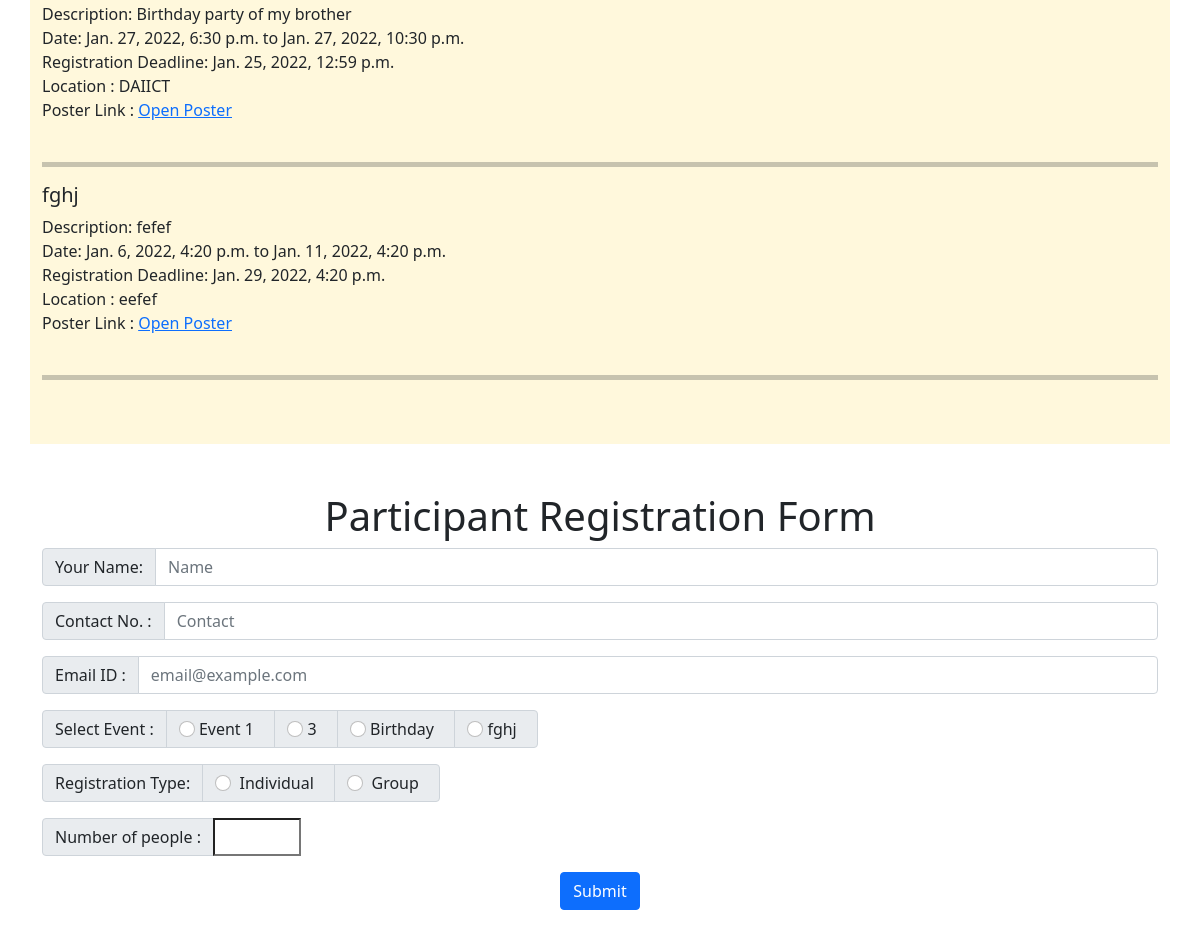
Page /participantReg (lower part) on the earlier database version.
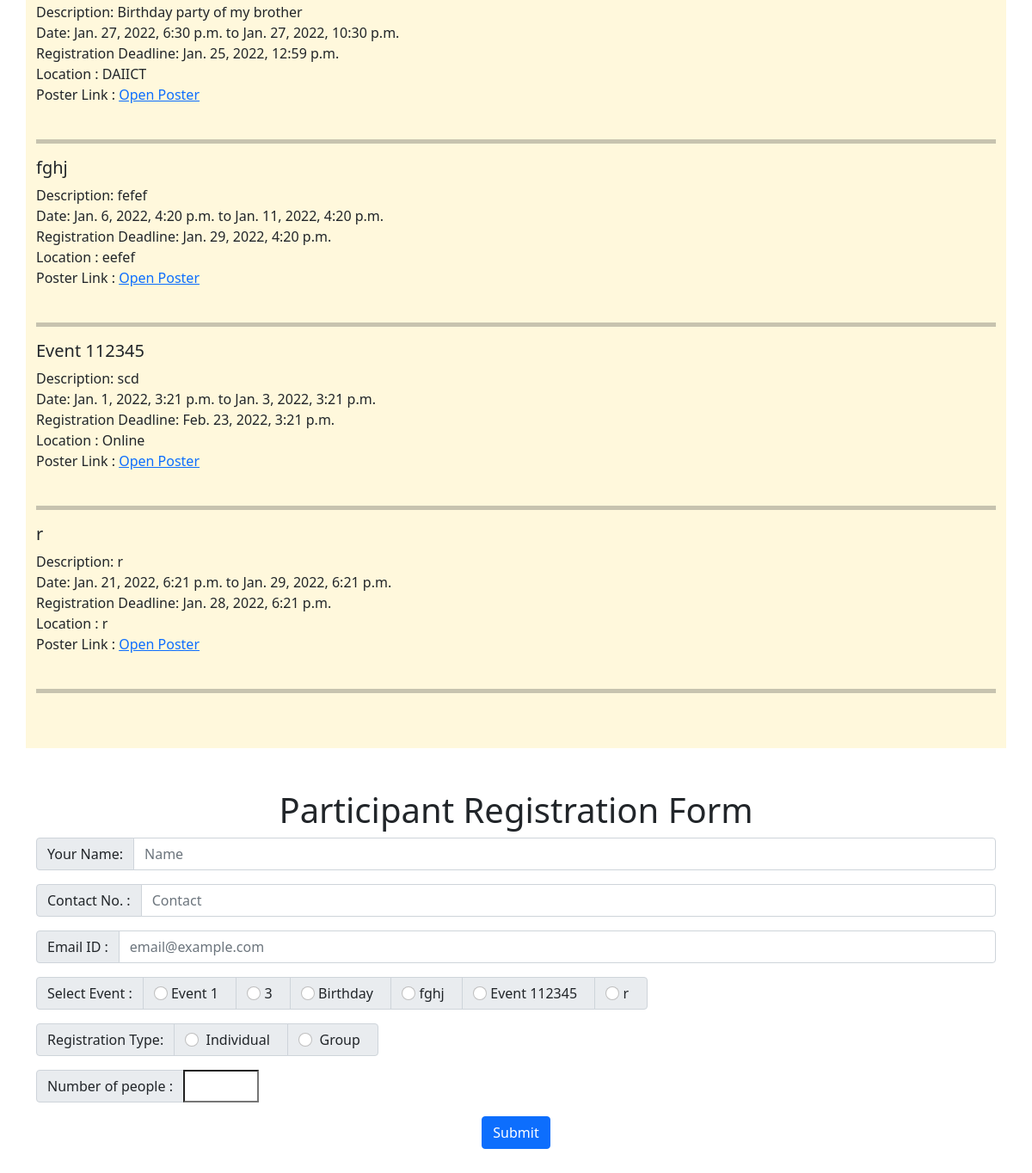
Same page on the later database version.
### Event_App/models.py (models this page shows, shortened)
class EventReg(models.Model):
    event_name = models.CharField(max_length=30)
    description = models.TextField()
    location= models.CharField(max_length=30)
    poster_link = models.URLField(default='NULL')
    date_from= models.DateTimeField()
    date_to= models.DateTimeField()
    registration_deadline = models.DateTimeField()
    host_email= models.CharField(max_length=20)
    host_password= models.CharField(max_length=20)

### Event_App/views.py (the view, shortened to what this page needs)
# urls.py: path('participantReg', views.participantReg , name='participantReg'),
def participantReg(request):
    if request.method == 'GET':
        date_time = datetime.datetime.now()
        info = {
            'date_time' : date_time,
            'event_info' : EventReg.objects.all()
        }
        return render(request, 'participantReg.html', info)

### templates/participantReg.html (shortened to what this page needs)
{% extends 'base.html' %}
{% block body %}
<div class="container py-5" style="background-color:Cornsilk;">
    {% for event in event_info %}
    {% if date_time.date < event.registration_deadline.date %} <br>
        <hr style="height:5px">
        <h5 class='event_info' >
            {{ event.event_name }}
        </h5>
        <div class='event_info' >
            Description: {{ event.description }}
        </div>
        <div class='event_info' >Date: {{ event.date_from }} to {{ event.date_to }}</div>
        <div class='event_info' >Registration Deadline: {{ event.registration_deadline }}</div>
        <div class='event_info' >Location : {{ event.location }}</div>
        <div class='event_info'  type="url">Poster Link : <a href={{event.poster_link}}> Open Poster </a></div>
            {% endif %}
            {% endfor %}
            <br>
            <hr style="height:5px">
    </div>
<div class="container py-5">
    <h1 class="text-center">Participant Registration Form</h1>
    <form method="post" action="/participantReg">
        <div class="input-group mb-3">
            <span class="input-group-text" id="basic-addon1">Your Name:</span>
            <input name="participant_name" id="participant_name" type="text" class="form-control" placeholder="Name"
                required>
        </div>
        <div class="input-group mb-3">
            <span class="input-group-text" id="basic-addon1">Contact No. :</span>
            <input name="participant_contact" id="participant_contact" type="text" class="form-control"
                placeholder="Contact" pattern="[1-9]{1}[0-9]{9}" required>
        </div>
        <div class="input-group mb-3">
            <span class="input-group-text" id="basic-addon1">Email ID : </span>
            <input name="participant_email" id="participant_email" type="email" class="form-control"
                placeholder="email@example.com" required>
            </div>
        <div class="input-group mb-3">
            <span class="input-group-text" id="basic-addon1">Select Event :</span>
                {% for event in event_info %}
                {% if date_time.date < event.registration_deadline.date %} <div class="input-group-text">
                    <input class="form-check-input mt-0" type="radio" id="{{ event.event_name }}" name="select_event"
                        value="{{event.id}}" required>
                    <label>&nbsp{{ event.event_name }} &nbsp</label>
                    </div>
                        {% endif %}
                        {% endfor %}
        </div>
        <div class="input-group mb-3">
            <span class="input-group-text" id="basic-addon1">Registration Type:</span>
            <div class="input-group-text">
                <input class="form-check-input mt-0" type="radio" name="registration_type" id="individual" value="individual"
                    onchange="group_or_not(value)" required>
                <label>&nbsp Individual &nbsp</label>
            </div>
            <div class="input-group-text">
                <input class="form-check-input mt-0" type="radio" name="registration_type" id="group" value="group"
                onchange="group_or_not(value)" required>
                <label>&nbsp Group &nbsp</label>
            </div>
        </div>
        <div class="input-group mb-3" id="gr">
            <span class="input-group-text" id="basic-addon1" for="num_of_people">Number of people :</span>
            <input type="number" min="1" max="20" id="num_of_people" name="num_of_people">
        </div>
        <center><button  class="btn btn-primary mb-5" type="submit">Submit</button></center>
    </form>
</div>
{% endblock body %}

### templates/base.html (shortened to what this page needs)
<!doctype html>
<html lang="en">
  <head>
    <link href="https://cdn.jsdelivr.net/npm/bootstrap@5.1.3/dist/css/bootstrap.min.css" rel="stylesheet">
  </head>
  <body>
      {% block body %}{% endblock body %}
  </body>
</html>

Differences in the rows shown:
added EventReg: event_name "Event 112345", description "scd", date_from "Jan. 1, 2022, 3:21 p.m.", date_to "Jan. 3, 2022, 3:21 p.m.", registration_deadline "Feb. 23, 2022, 3:21 p.m.", location "Online"
added EventReg: event_name "r", description "r", date_from "Jan. 21, 2022, 6:21 p.m.", date_to "Jan. 29, 2022, 6:21 p.m.", registration_deadline "Jan. 28, 2022, 6:21 p.m.", location "r"
